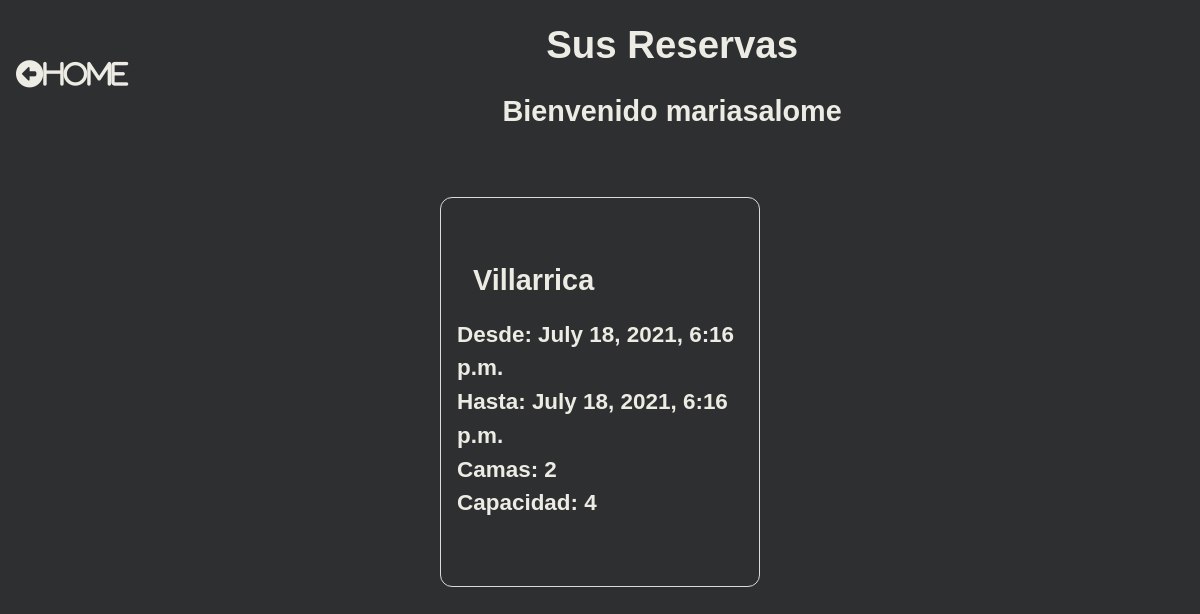
The app's page /reserva_list/ (signed in), older data.
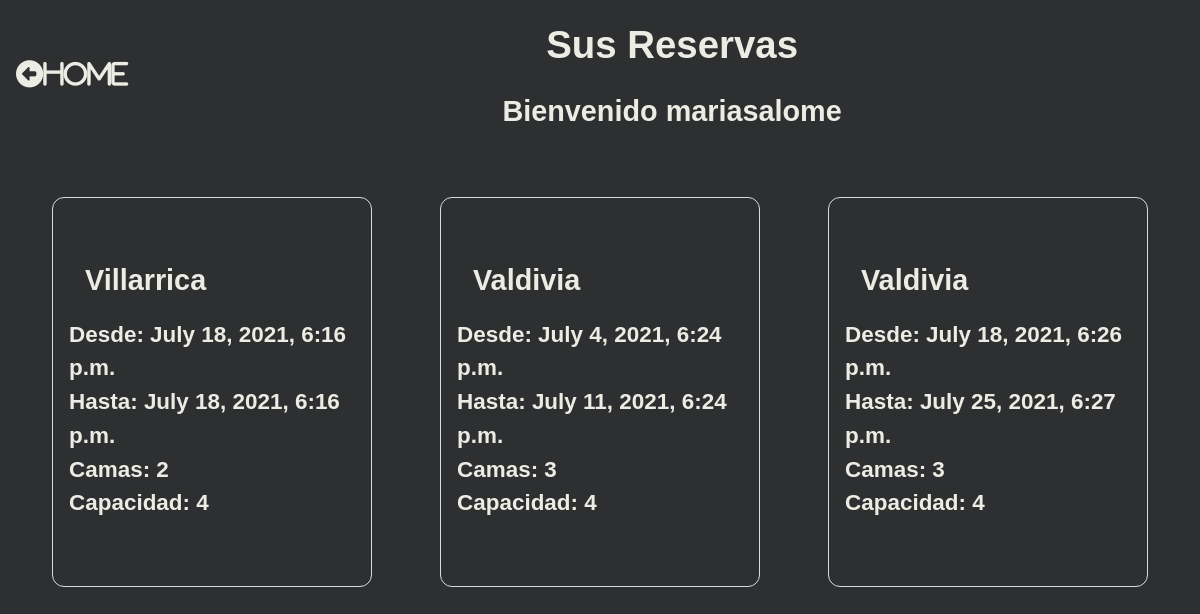
The same page, newer data.
### arriendo/models.py (models this page shows, shortened)
class Reserva(models.Model):
    user = models.ForeignKey(settings.AUTH_USER_MODEL, on_delete=models.CASCADE)
    depto = models.ForeignKey(Depto, on_delete=models.CASCADE)
    check_in = models.DateTimeField()
    check_out = models.DateTimeField()
    def get_depto_category(self):
        depto_categories = dict(self.depto.DEPTO_CATEGORIES)
        depto_category = depto_categories.get(self.depto.category)
        return depto_category
    def get_cancel_reserva_url(self):
        return reverse_lazy('arriendo:CancelReservaView',args=[self.pk,])

class Depto(models.Model):
    DEPTO_CATEGORIES = (
        ('VIN','Vina del Mar'),
        ('SER','La Serena'),
        ('PUC','Pucon'),
        ('VIL','Villarrica'),
        ('VAL','Valdivia'),
        ('IQU','Iquique'),
        ('FRU','Frutillar'),
    )
    category = models.CharField(max_length=3, choices=DEPTO_CATEGORIES,default='Iquique')
    precio = models.IntegerField()
    capacidad = models.IntegerField()
    camas = models.IntegerField()

### arriendo/views.py (the view)
# urls.py: path('reserva_list/', ReservaListView.as_view(),name='ReservaListView'),#"as_view" pq en views.py esta declaraddo como clase y no como funcion
class ReservaListView(ListView):
    model = Reserva
    template_name = 'reserva_list_view.html'
    def get_queryset(self,*args, **kwargs):
        if self.request.user.is_staff:
            reserva_list = Reserva.objects.all()
            return reserva_list
        else:
            reserva_list = Reserva.objects.filter(user=self.request.user)
            return reserva_list

### arriendo/templates/reserva_list_view.html (shortened to what this page needs)
{% load static %}
<!DOCTYPE html>
<html lang="en">
<head>
    <link rel="stylesheet" href="{% static 'arriendo/css/reserva_list_view.css' %}">
</head>
<body>
    <div class="content">
        <div class="header">
            <div class="headings">
                <h1>Sus Reservas</h1>
                <h2>Bienvenido {{user}}</h2>
            </div>
            <div class="home">
                <div class="home">
                    <a href="{% url 'arriendo:DeptoListView' %}"><i class="fas fa-arrow-alt-circle-left">Home</i></a>
                </div>
            </div>
        </div>
        <div class="bookings">
            {% for reserva in reserva_list %}
            <div class="booking">
                <div class="category">
                    <h2>{{reserva.get_depto_category}}</h2>
                </div>
                <div class="from">
                    <h3>Desde: {{reserva.check_in}}</h3>
                </div>
                <div class="to">
                    <h3>Hasta: {{reserva.check_out}}</h3>
                </div>
                <div class="beds">
                    <h3>Camas: {{reserva.depto.camas}}</h3>
                </div>
                <div class="capacity">
                    <h3>Capacidad: {{reserva.depto.capacidad}}</h3>
                </div>
                <div class="cancel"><a href="{{reserva.get_cancel_reserva_url}}" class="invisible"></a></div>
            </div>
            {% endfor %}
        </div>
</body>
</html>

### arriendo/static/arriendo/css/reserva_list_view.css (style rules this page uses)
* { padding:0; margin:0; box-sizing: border-box; }
body { font-family: sans-serif; background-color: rgb(46, 47, 48); color: rgb(236, 235, 228); line-height: 1.5; font-size: 1.2rem; text-align: center; }
.content { display: flex; flex-direction: column; }
.header { flex: 1; display: flex; flex-flow: row-reverse wrap; justify-content: space-evenly; align-items: center; }
.headings { flex:1.5; }
.home { flex:0.1; }
.bookings { margin-top: 2rem; flex:1; display: flex; flex-direction: row; flex-wrap: wrap; justify-content: space-evenly; }
.booking { flex:1; max-width:20vw; min-width: 20rem; text-align: left; border: 1px solid #dbdbdb; padding:1rem; border-radius: 0.75rem; margin:1rem; }
a i { margin: 1rem; color:rgb(236, 235, 228); text-decoration: none; }
.home a i { font-size: 1.7rem; }
h1,h2 { margin:1rem; }

Row changes from the older to the newer data that the page shows:
added Reserva: get_depto_category "Valdivia", check_in "July 4, 2021, 6:24 p.m.", check_out "July 11, 2021, 6:24 p.m.", depto.camas "3", depto.capacidad "4"
added Reserva: get_depto_category "Valdivia", check_in "July 18, 2021, 6:26 p.m.", check_out "July 25, 2021, 6:27 p.m.", depto.camas "3", depto.capacidad "4"
